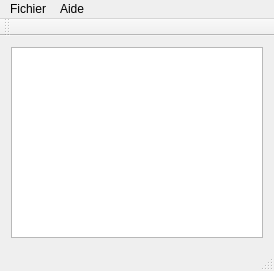
<?xml version="1.0" encoding="UTF-8"?>
<ui version="4.0">
 <class>MainWindow</class>
 <widget class="QMainWindow" name="MainWindow">
  <property name="geometry">
   <rect>
    <x>0</x>
    <y>0</y>
    <width>274</width>
    <height>271</height>
   </rect>
  </property>
  <property name="windowTitle">
   <string>MainWindow</string>
  </property>
  <widget class="QWidget" name="centralWidget">
   <layout class="QHBoxLayout" name="horizontalLayout">
    <item>
     <widget class="QTextEdit" name="textEdit"/>
    </item>
   </layout>
  </widget>
  <widget class="QMenuBar" name="menuBar">
   <property name="geometry">
    <rect>
     <x>0</x>
     <y>0</y>
     <width>274</width>
     <height>22</height>
    </rect>
   </property>
   <widget class="QMenu" name="menuFichier">
    <property name="title">
     <string>Fichier</string>
    </property>
    <widget class="QMenu" name="menuDerniers_fichers_ouverts">
     <property name="title">
      <string>Derniers fichers ouverts</string>
     </property>
     <addaction name="actionQMap"/>
     <addaction name="actionQDialog"/>
     <addaction name="actionQMessageBox"/>
     <addaction name="actionQWidget"/>
     <addaction name="actionQFileDialog"/>
    </widget>
    <addaction name="actionOuvrir"/>
    <addaction name="actionSauvegarder"/>
    <addaction name="actionQuitter"/>
    <addaction name="separator"/>
    <addaction name="menuDerniers_fichers_ouverts"/>
   </widget>
   <widget class="QMenu" name="menuAide">
    <property name="title">
     <string>Aide</string>
    </property>
    <addaction name="actionA_Propos"/>
   </widget>
   <addaction name="menuFichier"/>
   <addaction name="menuAide"/>
  </widget>
  <widget class="QToolBar" name="mainToolBar">
   <attribute name="toolBarArea">
    <enum>TopToolBarArea</enum>
   </attribute>
   <attribute name="toolBarBreak">
    <bool>false</bool>
   </attribute>
  </widget>
  <widget class="QStatusBar" name="statusBar"/>
  <action name="actionOuvrir">
   <property name="text">
    <string>Ouvrir fichier</string>
   </property>
  </action>
  <action name="actionQuitter">
   <property name="text">
    <string>Quitter</string>
   </property>
  </action>
  <action name="actionQMap">
   <property name="text">
    <string>QMap</string>
   </property>
  </action>
  <action name="actionQDialog">
   <property name="text">
    <string>QDialog</string>
   </property>
  </action>
  <action name="actionQMessageBox">
   <property name="text">
    <string>QMessageBox</string>
   </property>
  </action>
  <action name="actionQWidget">
   <property name="text">
    <string>QWidget</string>
   </property>
  </action>
  <action name="actionQFileDialog">
   <property name="text">
    <string>QFileDialog</string>
   </property>
  </action>
  <action name="actionA_Propos">
   <property name="text">
    <string>A Propos</string>
   </property>
  </action>
  <action name="actionSauvegarder">
   <property name="text">
    <string>Sauvegarder</string>
   </property>
  </action>
 </widget>
 <layoutdefault spacing="6" margin="11"/>
 <resources/>
 <connections/>
</ui>
